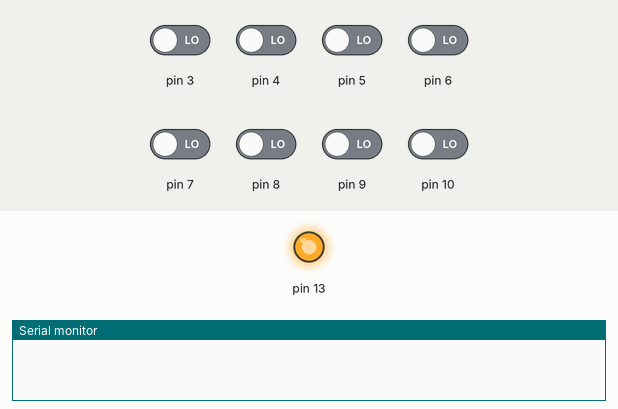
This sketch was run on a simulated Arduino Uno, built with avr-gcc and run on an emulated ATmega328P. Parts: output pins drawn as LEDs (lit = HIGH), the last lines printed to the serial monitor. The test bench sets the inputs (shaded band); at power-on: pin 3–10 LOW.

Above: at 0.6 s.
At 12.7 s:
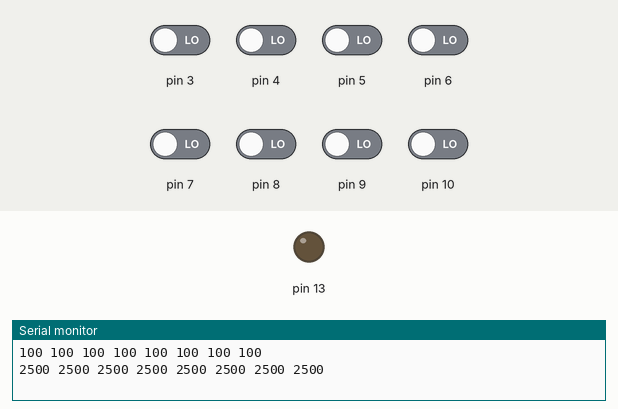
12.8 s: pin 4 driven HIGH
15.0 s: pin 8 driven HIGH
18.0 s: pin 10 driven HIGH
Timing chart, 0 to 21.0 s (numbered marks = the images above; inputs shaded):
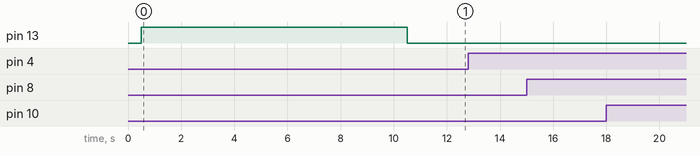

The sketch:

clr_sensor.ino
```cpp
#include <QTRSensors.h>
#define NUM_SENSORS   8     // number of sensors used
#define TIMEOUT       2500  // waits for 2500 microseconds for sensor outputs to go low
#define EMITTER_PIN   2     // emitter is controlled by digital pin 2

// sensors 0 through 7 are connected to digital pins 3 through 10, respectively
QTRSensorsRC qtrrc((unsigned char[]) {3, 4, 5, 6, 7, 8, 9, 10}, NUM_SENSORS, TIMEOUT, EMITTER_PIN);
unsigned int sensorValues[NUM_SENSORS];
unsigned int position = 0;

void setup()
{
  delay(500);
  pinMode(13, OUTPUT);
  digitalWrite(13, HIGH);    // turn on Arduino's LED to indicate we are in calibration mode
  for (int i = 0; i < 400; i++)  // make the calibration take about 10 seconds
  {
    qtrrc.calibrate();       // reads all sensors 10 times at 2500 us per read (i.e. ~25 ms per call)
  }
  digitalWrite(13, LOW);     // turn off Arduino's LED to indicate we are through with calibration

  // print the calibration minimum values measured when emitters were on
  Serial.begin(9600);

  for (int i = 0; i < NUM_SENSORS; i++)
  {
    Serial.print(qtrrc.calibratedMinimumOn[i]);
    Serial.print(' ');
  }
  Serial.println();

  // print the calibration maximum values measured when emitters were on
  for (int i = 0; i < NUM_SENSORS; i++)
  {
    Serial.print(qtrrc.calibratedMaximumOn[i]);
    Serial.print(' ');
  }
  Serial.println();
  Serial.println();
  delay(1000);

}


void loop() {
  // put your main code here, to run repeatedly:
  position = qtrrc.readLine(sensorValues);
  if (position < 6999 && position >0)
  {
     Serial.println(position);
     if (position >4000)
     {
        Serial.println("L");
     }else if(position <3000)
     {
        Serial.println("R");
     }
     else
     {
        Serial.println("C");
     }
  }
  delay (1000);
}
```
